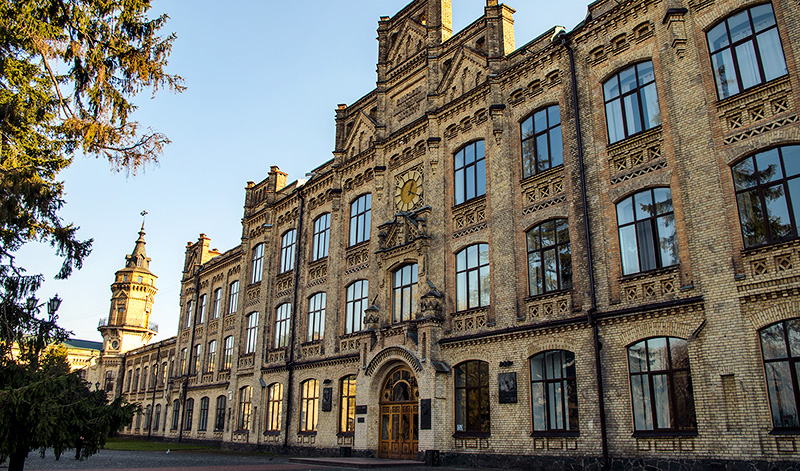
#> input picture src/resources/kpi.jpg, 800 x 471 px
$ python main.py
#> lines starting #> are read from the running program, lines starting #| are printed output that depends on the picture; after the words box and inside, x2 and y2 are one past the last pixel; in counts of white or black regions, pixels touching at a corner belong together
import os

import cv2

RESOURCES_DIR = os.path.normpath(
    os.path.join(os.path.dirname(os.path.realpath(__file__)), "..", "resources")
)


def main():
    kpi_image_path = os.path.join(RESOURCES_DIR, "kpi.jpg")
    original_image = cv2.imread(kpi_image_path, cv2.IMREAD_COLOR)
#> original_image is the input picture: shape (471, 800, 3); mean B, G, R 103.9, 113.2, 115.7

    gray = cv2.cvtColor(original_image, cv2.COLOR_BGR2GRAY)
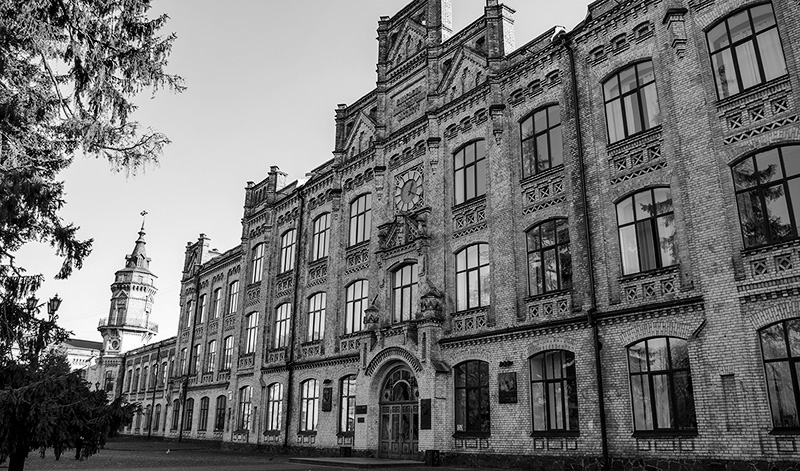
#> gray: shape (471, 800); min 0, max 255, mean 112.9
    blured = cv2.GaussianBlur(gray, (3, 3), 0)
    edged = cv2.Canny(blured, 10, 500)
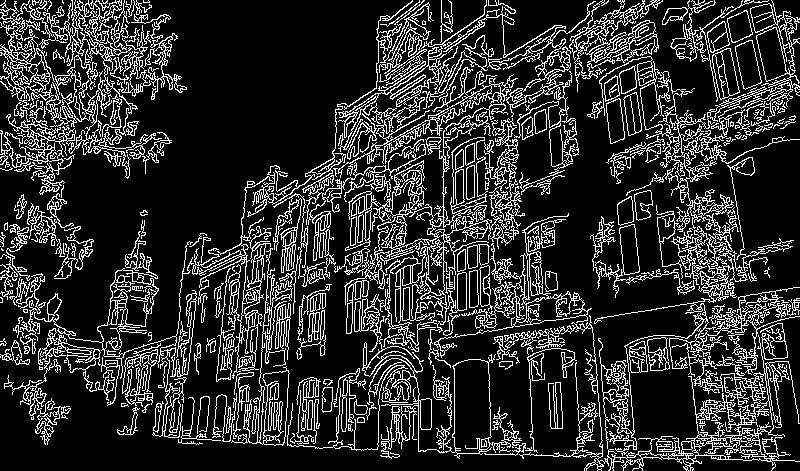
#> edged: shape (471, 800); 18.1% white in thin lines or dots
    contours, _ = cv2.findContours(edged, cv2.RETR_EXTERNAL, cv2.CHAIN_APPROX_SIMPLE)
#> contours = 192 contours, 82 with area under 20; largest, box (x1, y1, x2, y2) and area: (493, 157, 800, 471) 11678, (334, 118, 525, 368) 6684, (247, 0, 518, 261) 5776, (287, 294, 526, 459) 5280, (646, 0, 800, 279) 4746

    rectangles = []
    for contour in contours:
        perimiter = cv2.arcLength(contour, True)
        approx = cv2.approxPolyDP(contour, 0.02 * perimiter, True)
        if len(approx) == 4:
            rectangles.append(approx)
#> this loop made 192 passes
#> perimiter on passes 1 to 3: 25.9, 22.83, 74.97
#> after the loop, rectangles = 24 contours, 3 with area under 20; largest, box (x1, y1, x2, y2) and area: (712, 48, 740, 100) 874, (735, 40, 762, 90) 763, (606, 98, 625, 144) 562, (727, 10, 753, 43) 512, (623, 92, 642, 136) 511
    cv2.drawContours(original_image, rectangles, -1, (0, 255, 0), 1)
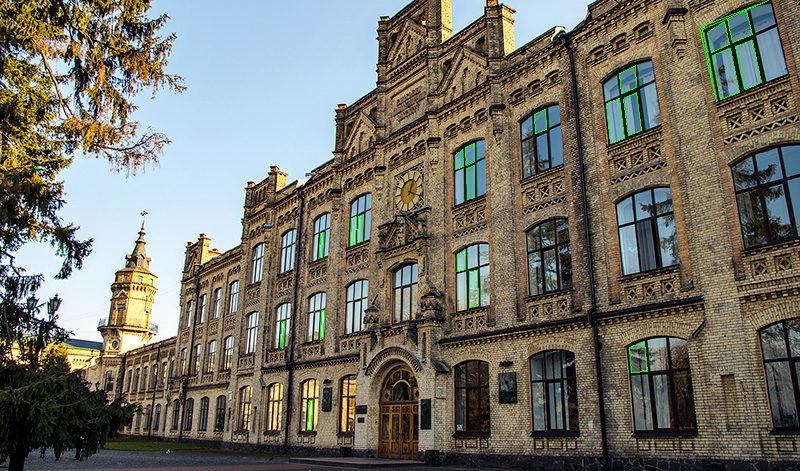
#> original_image: shape (471, 800, 3); 0.47% of pixels changed, all inside (x1, y1, x2, y2) = (1, 0, 769, 430)

    cv2.imshow("KPI", original_image)
    cv2.imshow("KPI Processed", edged)

    cv2.waitKey(0)
    cv2.destroyAllWindows()


if __name__ == "__main__":
    main()
